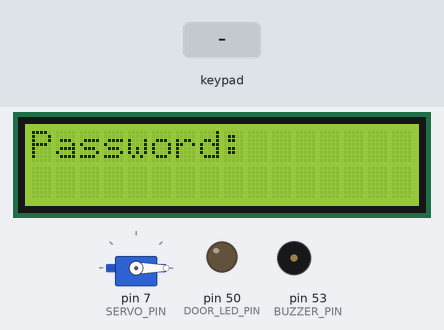
The sketch below on a simulated Arduino Mega 2560, built with avr-gcc and run on an emulated ATmega2560. Parts: servo, 16×2 character LCD, output pins drawn as LEDs (lit = HIGH), buzzer (waves = sounding, pin HIGH). The inputs (shaded band) are chosen by the test bench.

Above: at 1.2 s.
1.3 s: keypad keys 1 2 3 4 = pressed 0.4 s apart
At 3.7 s:
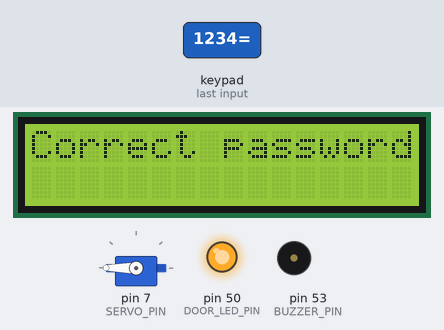
5.7 s: keypad keys 9 - 4 = pressed 0.4 s apart
At 7.6 s:
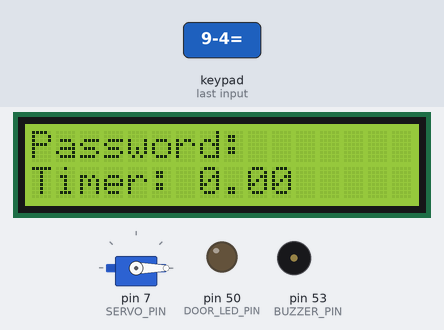
8.8 s: key '/' pressed
10.3 s: key '*' pressed
At 10.9 s:
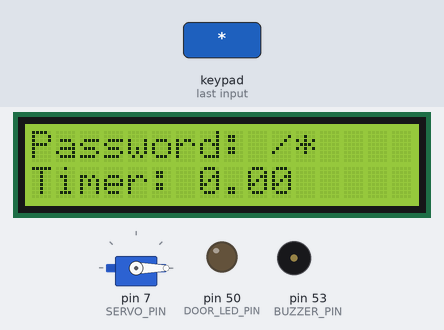
11.8 s: keypad keys 7 + 5 = pressed 0.4 s apart
At 13.8 s:
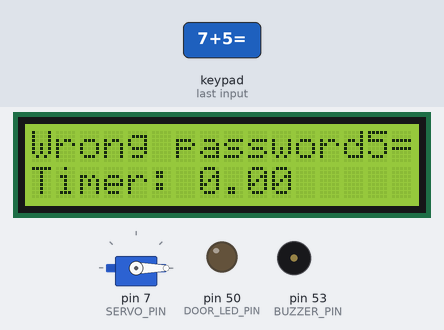
15.5 s: key 'o' pressed
At 15.8 s:
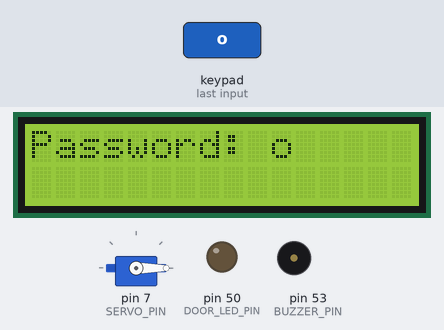
Timing chart, 0 to 18.0 s (numbered marks = the images above; inputs shaded):
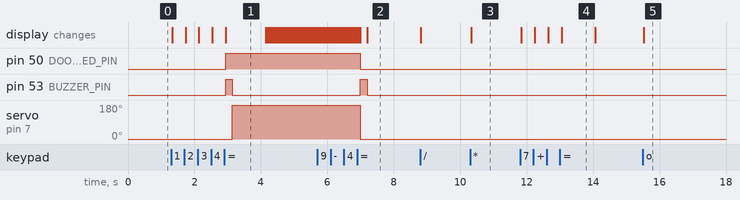

Measured:
- after the input at 1.3 s, pin 50 (DOOR_LED_PIN): LOW → HIGH after 1.6 s; pin 53 (BUZZER_PIN): LOW → HIGH after 1.6 s, → LOW 0.20 s later; servo on pin 7 (SERVO_PIN): 0° → 180° after 1.8 s; the display: first changes at once (image 1 shows a later state)
- after the input at 5.7 s, pin 50 (DOOR_LED_PIN): HIGH → LOW after 1.3 s; pin 53 (BUZZER_PIN): LOW → HIGH after 1.3 s, → LOW 0.20 s later; servo on pin 7 (SERVO_PIN): 180° → 0° after 1.3 s
- after the input at 10.3 s, the display: changes at once (image 3)
- after the input at 11.8 s, the display: first changes at once (image 4 shows a later state)
- after the input at 15.5 s, the display: changes at once (image 5)
- what the display in image 1 shows lasts 1.3 s, from 2.9 s to 4.2 s
- what the display in image 4 shows lasts 1.1 s, from 13.0 s to 14.1 s

The sketch:

Lab6.ino
```cpp
/*
 * Secure Door Lock System
 * Combination keypad, LCD display, and servo-controlled door lock
 * Features password protection, timer, and configuration options
 */

#include <Servo.h>
#include <LiquidCrystal.h>
#include <Keypad.h>

// Keypad configuration
const byte ROWS = 4;    // Number of rows in keypad matrix
const byte COLS = 4;    // Number of columns in keypad matrix

// Keypad character layout
char keys[ROWS][COLS] = {
  {'7', '8', '9', '/'},
  {'4', '5', '6', '*'},
  {'1', '2', '3', '-'},
  {'o', '0', '=', '+'}
};

// Keypad row pin connections
byte rowPins[ROWS] = {31, 33, 35, 37};

// Keypad column pin connections
byte colPins[COLS] = {23, 25, 27, 29};

// LCD pin configuration
const int RS_PIN = 13;  // Register select pin
const int EN_PIN = 12;  // Enable pin
const int D4_PIN = 8;   // Data pin 4
const int D5_PIN = 9;   // Data pin 5
const int D6_PIN = 10;  // Data pin 6
const int D7_PIN = 11;  // Data pin 7

// Hardware pin assignments
const byte DOOR_LED_PIN = 50;  // Door status LED pin
const byte BUZZER_PIN = 53;    // Buzzer pin
const byte SERVO_PIN = 7;      // Servo control pin

// System state constants
enum SystemState {
  STATE_PASSWORD_ENTRY,    // 0: Waiting for password input
  STATE_DOOR_OPEN,         // 1: Door is unlocked
  STATE_CHANGE_PASSWORD,   // 2: Changing password
  STATE_CHANGE_TIMER       // 3: Changing timer duration
};

// User interface prompts
const String PROMPTS[] = {
  "Password: ",      // STATE_PASSWORD_ENTRY
  "Door Unlocked",   // STATE_DOOR_OPEN
  "ChangePassword: ",    // STATE_CHANGE_PASSWORD
  "ChangeTime: "     // STATE_CHANGE_TIMER
};

// Special key definitions
const char ENTER_KEY = '=';     // Key to submit input
const char CHANGE_PASS_KEY = '*'; // Key to change password
const char CHANGE_TIME_KEY = '-'; // Key to change timer
const char LOCK_DOOR_KEY = 'o';  // Key to manually lock door

// Initialize hardware objects
Keypad keypad = Keypad(makeKeymap(keys), rowPins, colPins, ROWS, COLS);
LiquidCrystal lcd(RS_PIN, EN_PIN, D4_PIN, D5_PIN, D6_PIN, D7_PIN);
Servo doorServo;  // Servo object for door lock mechanism

// System state variables
SystemState currentState = STATE_PASSWORD_ENTRY;
String inputBuffer = "";        // Stores user input
String password = "1234";       // Default password
bool timerActive = false;       // Timer status flag
int timerDuration = 10;         // Default timer duration (seconds)
long timerStartTime = 0;        // Timer start timestamp

/**
 * Setup function - runs once at startup
 * Initializes all hardware components and system state
 */
void setup() {
  Serial.begin(9600);           // Initialize serial communication

  // Initialize servo
  doorServo.attach(SERVO_PIN);
  doorServo.write(0);           // Start with door locked

  // Initialize LCD
  lcd.begin(16, 2);
  lcd.clear();
  lcd.setCursor(0, 0);
  lcd.print(PROMPTS[currentState]);

  // Initialize GPIO pins
  pinMode(DOOR_LED_PIN, OUTPUT);
  pinMode(BUZZER_PIN, OUTPUT);
}

/**
 * Updates and displays the current door timer
 * @return Remaining time in seconds, or 0 if timer expired
 */
float updateTimerDisplay() {
  if (!timerActive) {
    return 0;
  }

  long currentTime = millis();
  float remainingTime = (float)timerDuration - ((currentTime - timerStartTime) / 1000.0);

  // Check if timer has expired
  if (remainingTime <= 0) {
    lockDoor();
    remainingTime = 0;
  }

  // Display timer on second line of LCD
  lcd.setCursor(0, 1);
  lcd.print("Timer: " + String(remainingTime) + "  ");

  return remainingTime;
}

/**
 * Activates the buzzer briefly for user feedback
 */
void activateBuzzer() {
  digitalWrite(BUZZER_PIN, HIGH);
  delay(200);
  digitalWrite(BUZZER_PIN, LOW);
}

/**
 * Unlocks the door and starts the timer
 */
void unlockDoor() {
  timerStartTime = millis();
  timerActive = true;
  digitalWrite(DOOR_LED_PIN, HIGH);
  activateBuzzer();
  doorServo.write(180);  // Unlock position
  currentState = STATE_DOOR_OPEN;
}

/**
 * Locks the door and resets system state
 */
void lockDoor() {
  doorServo.write(0);    // Lock position
  digitalWrite(DOOR_LED_PIN, LOW);
  timerActive = false;
  currentState = STATE_PASSWORD_ENTRY;
  displayPrompt();
  activateBuzzer();
}

/**
 * Displays the current state prompt and clears input buffer
 */
void displayPrompt() {
  lcd.clear();
  lcd.setCursor(0, 0);
  lcd.print(PROMPTS[currentState]);
  inputBuffer = "";
}

/**
 * Validates entered password and unlocks door if correct
 */
void validatePassword() {
  lcd.setCursor(0, 0);

  if (inputBuffer == password) {
    lcd.print("Correct password");
    unlockDoor();
  } else {
    lcd.print("Wrong password");
    currentState = STATE_PASSWORD_ENTRY;
  }

  delay(1000);
  displayPrompt();
}

/**
 * Processes special function keys when door is unlocked
 * @param key - The pressed key character
 */
void processFunctionKey(char key) {
  if (key == CHANGE_PASS_KEY) {
    currentState = STATE_CHANGE_PASSWORD;
  } else if (key == CHANGE_TIME_KEY) {
    currentState = STATE_CHANGE_TIMER;
  } else if (key == LOCK_DOOR_KEY) {
    lockDoor();
    return;  // Skip displayPrompt() since lockDoor() calls it
  }

  displayPrompt();
}

/**
 * Processes the ENTER key based on current system state
 */
void processEnterKey() {
  switch (currentState) {
    case STATE_PASSWORD_ENTRY:
      validatePassword();
      break;

    case STATE_CHANGE_PASSWORD:
      password = inputBuffer;  // Update password
      currentState = STATE_DOOR_OPEN;
      break;

    case STATE_CHANGE_TIMER:
      timerDuration = inputBuffer.toInt();  // Update timer duration
      currentState = STATE_DOOR_OPEN;
      break;

    default:
      break;
  }

  displayPrompt();
}

/**
 * Main loop function - runs continuously
 * Handles keypad input, timer updates, and system state management
 */
void loop() {
  // Update and display timer
  updateTimerDisplay();

  // Check for keypad input
  char key = keypad.getKey();

  if (key) {
    // Display key press on LCD
    lcd.setCursor(PROMPTS[currentState].length() + inputBuffer.length(), 0);
    lcd.print(key);

    // Process key based on type
    if (key == ENTER_KEY) {
      processEnterKey();
    } else if (timerActive && (key == CHANGE_PASS_KEY || key == CHANGE_TIME_KEY || key == LOCK_DOOR_KEY)) {
      processFunctionKey(key);
    } else {
      inputBuffer += key;  // Add to input buffer
    }
  }

  delay(50);  // Main loop delay
}
```
